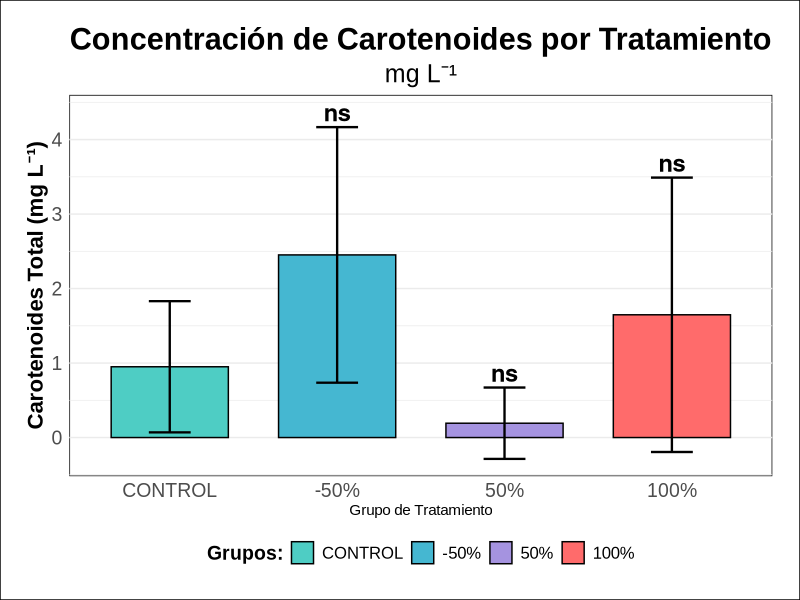
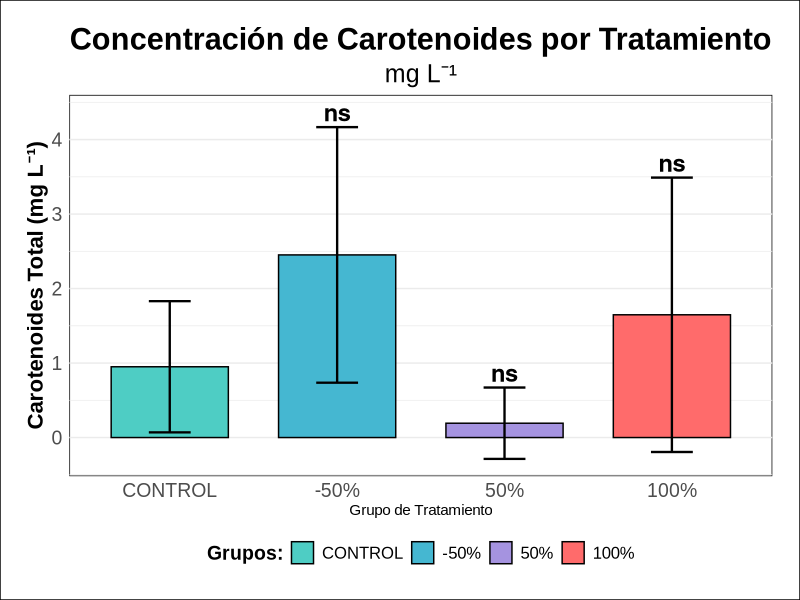

These charts were generated, in order, by the following R code:
# ==========================================================================
# Concentración de carotenoides por tratamiento
# ==========================================================================
# Autor: José Juan Torres Martínez
# Institución: Universidad Autónoma de San Luis Potosí (UASLP)
# Doctorado en Ciencias en Bioprocesos
# Laboratorio de Biotecnología Molecular de Células Vegetales y Bioinformática
# Material académico para estudiantes
#
# Descripción: Análisis estadístico (prueba de Dunnett) y gráfico de la concentración de carotenoides por tratamiento.
# ==========================================================================

# 1. CARGAR PAQUETES Y DATOS
# ----------------------------------
library(tidyverse)
library(multcomp)
library(ggtext)

# Nuevos datos de carotenoides calculando la media de las repeticiones
datos_carotenoides <- data.frame(
  Grupo = factor(rep(c("CONTROL", "-50%", "50%", "100%"), each = 3), levels = c("CONTROL", "-50%", "50%", "100%")),
  Repetición = factor(rep(1:3, 4)),
  Carotenoides_Total = c(1.607437, 1.293179, -0.050430,
                         2.116677, 0.928509, 4.309613,
                         0.011860, -0.170163, 0.735460,
                         2.969862, 2.429413, -0.455743)
)

# ----------------------------------
# 2. ANÁLISIS ESTADÍSTICO
# ----------------------------------
dunnett_resultados_carotenoides <- datos_carotenoides %>%
  group_by(NULL) %>% # No agrupamos por días
  group_modify(~ {
    .x$Grupo <- relevel(.x$Grupo, ref = "CONTROL")
    modelo <- aov(Carotenoides_Total ~ Grupo, data = .x)
    dunnett <- glht(modelo, linfct = mcp(Grupo = "Dunnett"))
    resumen <- summary(dunnett)
    
    data.frame(
      contrast = names(coef(dunnett)),
      estimate = as.numeric(coef(dunnett)),
      p.value = as.numeric(resumen$test$pvalues),
      stringsAsFactors = FALSE
    )
  }) %>%
  ungroup() %>%
  mutate(
    contrast = str_remove(contrast, " - CONTROL"),
    p.adj = p.value,
    p.adj.signif = case_when(
      p.adj > 0.05 ~ "ns",
      p.adj <= 0.05 & p.adj > 0.01 ~ "*",
      p.adj <= 0.01 & p.adj > 0.001 ~ "**",
      p.adj <= 0.001 ~ "***"
    )
  )

# Preparar datos para gráfico
datos_resumen_carotenoides <- datos_carotenoides %>%
  group_by(Grupo) %>%
  summarise(
    Media_Carotenoides = mean(Carotenoides_Total),
    DE_Carotenoides = sd(Carotenoides_Total),
    n = n(),
    .groups = "drop"
  )

resultados_grafico_carotenoides <- datos_resumen_carotenoides %>%
  filter(Grupo != "CONTROL") %>%
  left_join(dunnett_resultados_carotenoides, by = c("Grupo" = "contrast")) %>%
  mutate(y.position = Media_Carotenoides + DE_Carotenoides + 0.2) # Ajuste menor para la posición de las etiquetas

# ----------------------------------
# 3. GRÁFICO CON LEYENDA
# ----------------------------------
grafico_final_carotenoides <- ggplot(datos_resumen_carotenoides, aes(x = Grupo, y = Media_Carotenoides, fill = Grupo)) +
  geom_bar(stat = "identity", color = "black", position = position_dodge(), width = 0.7) +
  geom_errorbar(aes(ymin = Media_Carotenoides - DE_Carotenoides,
                    ymax = Media_Carotenoides + DE_Carotenoides),
                width = 0.25,
                position = position_dodge(0.7),
                size = 0.8) +
  scale_fill_manual(values = c("CONTROL" = "#4ECDC4",
                               "-50%" = "#45B7D1",
                               "50%" = "#A593E0",
                               "100%" = "#FF6B6B"),
                    name = "Grupos:") +
  geom_text(data = resultados_grafico_carotenoides %>% filter(!is.na(p.adj.signif)),
            aes(x = Grupo, y = y.position, label = p.adj.signif),
            size = 6, fontface = "bold", color = "black",
            position = position_dodge(width = 0.7)) +
  labs(
    title = "Concentración de Carotenoides por Tratamiento",
    subtitle = "mg L⁻¹",
    x = "Grupo de Tratamiento",
    y = "Carotenoides Total (mg L⁻¹)"
  ) +
  theme_minimal() +
  theme(
    text = element_text(family = "Arial"),
    plot.background = element_rect(fill = "white"),
    panel.background = element_rect(fill = "white"),
    plot.title = element_text(face = "bold", hjust = 0.5, size = 22),
    plot.subtitle = element_text(hjust = 0.5, size = 18),
    axis.title.y = element_text(face = "bold", size = 16),
    axis.text.x = element_text(size = 14),
    axis.text.y = element_text(size = 14),
    legend.position = "bottom",
    legend.title = element_text(face = "bold", size = 14),
    legend.text = element_text(size = 12),
    panel.grid.major.x = element_blank(),
    panel.grid.minor.x = element_blank(),
    plot.margin = margin(20, 20, 20, 20),
    strip.background = element_rect(fill = "lightgray")
  )

# Mostrar gráfico
print(grafico_final_carotenoides)

# Exportar en alta calidad
ggsave("carotenoides_tratamientos.tiff", plot = grafico_final_carotenoides,
       device = "tiff", dpi = 1200, bg = "white",
       width = 10, height = 6, units = "in", compression = "lzw")
